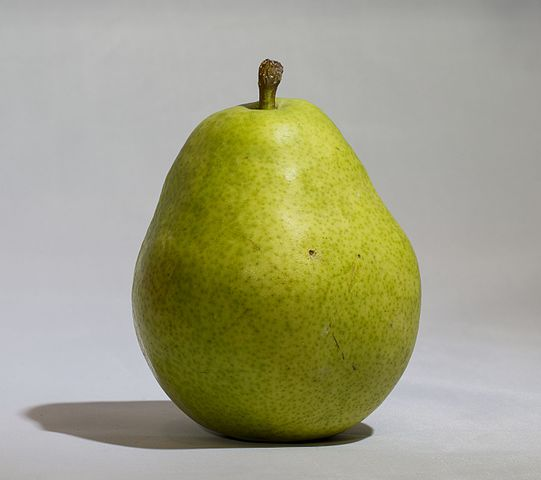
#> input picture Assign1 - Histograms, Filters, Deconvolution, Blending/Input/input3A.jpg, 541 x 480 px, found by its file name
$ python test.py   (Python 2 division)
#> lines starting #> are read from the running program, lines starting #| are printed output that depends on the picture
import os
import sys
import cv2
import numpy as np
from matplotlib import pyplot as plt


filepath = r"C:\Users\ajinkuriakose\Desktop\Computer Vision\Assignments\Assignment1\HW1-Filters\input3A.jpg"
filepath1 = r"C:\Users\ajinkuriakose\Desktop\Computer Vision\Assignments\Assignment1\HW1-Filters\input3B.jpg"
# img  = cv2.imread(filepath, cv2.IMREAD_ANYCOLOR | cv2.IMREAD_ANYDEPTH)
A = cv2.cvtColor(cv2.imread(filepath), cv2.COLOR_BGR2RGB)
B = cv2.cvtColor(cv2.imread(filepath1), cv2.COLOR_BGR2RGB)
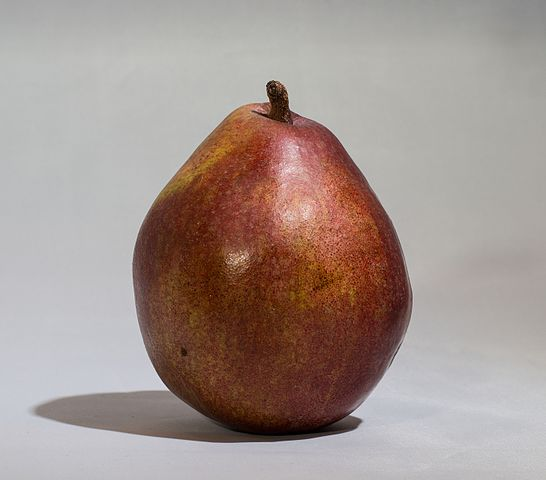
#> input picture Assign1 - Histograms, Filters, Deconvolution, Blending/Input/input3B.jpg, 546 x 480 px, found by its file name
# cv2.imshow('raw_image', img)
# b, g, r = cv2.split(img)
def ft(img, newsize=None):
    # f = np.fft.fft2(img)
    f = np.fft.fft2(img, newsize)
    fshift = np.fft.fftshift(f)
    return fshift

def ift(shift):
    f_ishift = np.fft.ifftshift(shift)
    img_back = np.fft.ifft2(f_ishift)
    return np.abs(img_back)

##Question 2
"""
def ft(img):
    f = np.fft.fft2(img)
    fshift = np.fft.fftshift(f)
    return fshift

def ift(shift):
    f_ishift = np.fft.ifftshift(shift)
    img_back = np.fft.ifft2(f_ishift)
    return np.abs(img_back)

hpfshift = ft(img)
magnitude_spectrum = 20*np.log(np.abs(hpfshift))
rows, cols = img.shape
crow,ccol = rows/2 , cols/2
hpfshift[crow-10:crow+10, ccol-10:ccol+10] = 0
hp_img_back = ift(hpfshift)


lpfshift = ft(img)
# create a mask first, center square is 1, remaining all zeros
mask = np.zeros((rows,cols),np.uint8)
mask[crow-10:crow+10, ccol-10:ccol+10] = 1

# apply mask and inverse DFT
lpfshift = lpfshift*mask
lp_img_back = ift(lpfshift)

plt.subplot(131),plt.imshow(img, cmap = 'gray')
plt.title('Input Image'), plt.xticks([]), plt.yticks([])
plt.subplot(132),plt.imshow(hp_img_back, cmap = 'gray')
plt.title('Image after HPF'), plt.xticks([]), plt.yticks([])
plt.subplot(133),plt.imshow(lp_img_back, cmap = 'gray')
plt.title('Image after LPF'), plt.xticks([]), plt.yticks([])
plt.show()

"""


"""
##Question 3
gk = cv2.getGaussianKernel(21,5)
gk = gk * gk.T
imf = ft(img, (img.shape[0],img.shape[1]))
gkf = ft(gk, (img.shape[0],img.shape[1])) # so we can multiple easily
imconvf = imf/gkf
blurred = ift(imconvf)

"""

#Question 4


# generate Gaussian pyramid for A
A = A[:,:A.shape[0]]
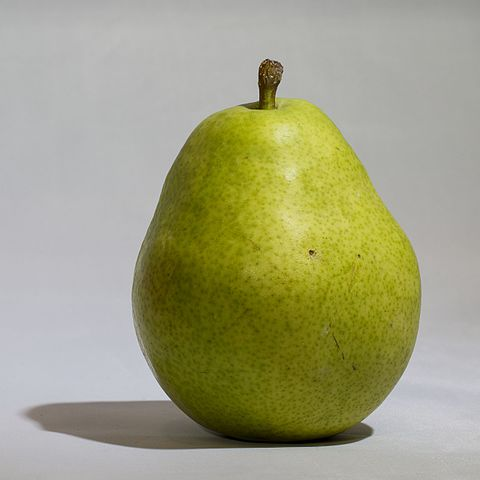
#> A: shape (480, 480, 3); mean R, G, B 161, 160.7, 127.4
B = B[:A.shape[0],:A.shape[0]]
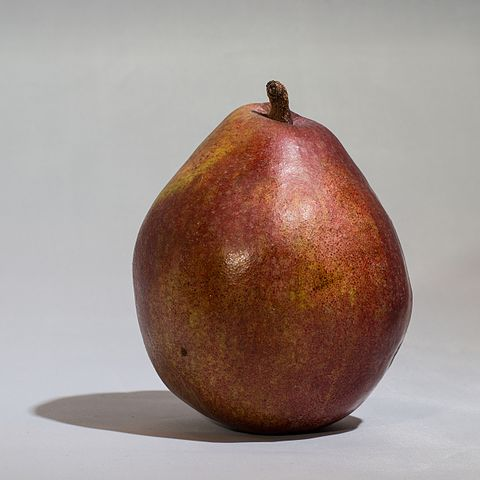
#> B: shape (480, 480, 3); mean R, G, B 162, 145.6, 139.5
G = A.copy()
gpA = [G]
for i in xrange(6):
    G = cv2.pyrDown(G)
    gpA.append(G)
#> after the loop, gpA = 7 items

# generate Gaussian pyramid for B
G = B.copy()
gpB = [G]
for i in xrange(6):
    G = cv2.pyrDown(G)
    gpB.append(G)
#> after the loop, gpB = 7 items

# generate Laplacian Pyramid for A
lpA = [gpA[5]]
for i in xrange(5,0,-1):
    GE = cv2.pyrUp(gpA[i])
    L = cv2.subtract(gpA[i-1],GE)
    lpA.append(L)
#> this loop made 5 passes
#> pass 1, `GE = cv2.pyrUp(gpA[i])`:
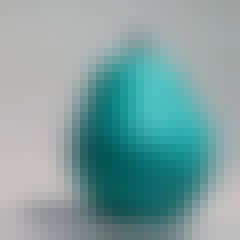
#> GE: shape (30, 30, 3) (shown 8 times larger); mean of channels 0, 1, 2 160.8, 160.5, 127.3; drawn as B, G, R
#> after the loop, lpA = 6 items

# generate Laplacian Pyramid for B
lpB = [gpB[5]]
for i in xrange(5,0,-1):
    GE = cv2.pyrUp(gpB[i])
    L = cv2.subtract(gpB[i-1],GE)
    lpB.append(L)
#> this loop made 5 passes
#> pass 1, `GE = cv2.pyrUp(gpB[i])`:
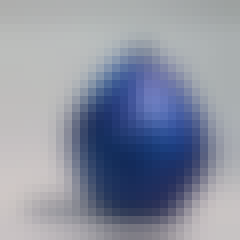
#> GE: shape (30, 30, 3) (shown 8 times larger); mean of channels 0, 1, 2 161.7, 145.3, 139.2; drawn as B, G, R
#> pass 2, `L = cv2.subtract(gpB[i-1],GE)`:
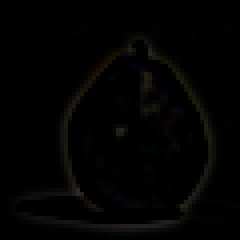
#> L: shape (60, 60, 3) (shown 4 times larger); mean of channels 0, 1, 2 2, 2.5, 2.6; drawn as B, G, R
#> after the loop, lpB = 6 items

# Now add left and right halves of images in each level
LS = []
for la,lb in zip(lpA,lpB):
    rows,cols,dpt = la.shape
    ls = np.hstack((la[:,0:cols/2], lb[:,cols/2:]))
    LS.append(ls)
#> this loop made 6 passes
#> (rows, cols) on passes 1 to 6: (15, 15), (30, 30), (60, 60), (120, 120), (240, 240), (480, 480)
#> after the loop, LS = 6 items

# now reconstruct
ls_ = LS[0]
for i in xrange(1,6):
    ls_ = cv2.pyrUp(ls_)
    ls_ = cv2.add(ls_, LS[i])
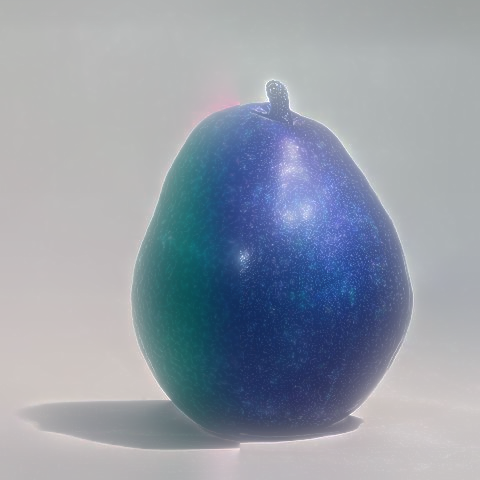
#> ls_: shape (480, 480, 3); mean of channels 0, 1, 2 168.5, 155.9, 147.6; drawn as B, G, R


cv2.imwrite('Pyramid_blending2.jpg',ls_)

k = cv2.waitKey(0)
#> (key Esc is pressed here)
cv2.destroyAllWindows()
